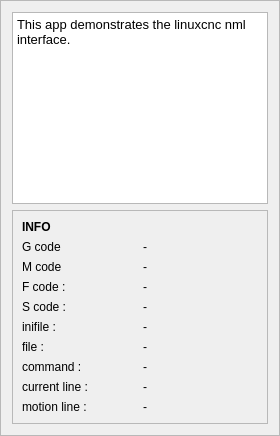
     <widget class="QFrame" name="frame_3">
      <property name="sizePolicy">
       <sizepolicy hsizetype="Preferred" vsizetype="Preferred">
        <horstretch>0</horstretch>
        <verstretch>0</verstretch>
       </sizepolicy>
      </property>
      <property name="frameShape">
       <enum>QFrame::StyledPanel</enum>
      </property>
      <property name="frameShadow">
       <enum>QFrame::Raised</enum>
      </property>
      <layout class="QGridLayout" name="gridLayout_17">
       <item row="1" column="0">
        <widget class="QFrame" name="frame_16">
         <property name="minimumSize">
          <size>
           <width>0</width>
           <height>0</height>
          </size>
         </property>
         <property name="frameShape">
          <enum>QFrame::StyledPanel</enum>
         </property>
         <property name="frameShadow">
          <enum>QFrame::Raised</enum>
         </property>
         <layout class="QGridLayout" name="gridLayout_31">
          <item row="0" column="0">
           <layout class="QGridLayout" name="gridLayout">
            <item row="5" column="1">
             <widget class="QLabel" name="label_inifile">
              <property name="text">
               <string>-</string>
              </property>
             </widget>
            </item>
            <item row="8" column="0">
             <widget class="QLabel" name="label_21">
              <property name="text">
               <string>current line :</string>
              </property>
             </widget>
            </item>
            <item row="4" column="1">
             <widget class="QLabel" name="label_active_scodes">
              <property name="text">
               <string>-</string>
              </property>
             </widget>
            </item>
            <item row="6" column="1">
             <widget class="QLabel" name="label_file">
              <property name="text">
               <string>-</string>
              </property>
             </widget>
            </item>
            <item row="1" column="0">
             <widget class="QLabel" name="label">
              <property name="text">
               <string>G code </string>
              </property>
             </widget>
            </item>
            <item row="2" column="1">
             <widget class="QLabel" name="label_active_mcodes">
              <property name="text">
               <string>-</string>
              </property>
             </widget>
            </item>
            <item row="6" column="0">
             <widget class="QLabel" name="label_24">
              <property name="text">
               <string>file :</string>
              </property>
             </widget>
            </item>
            <item row="7" column="0">
             <widget class="QLabel" name="label_25">
              <property name="text">
               <string>command :</string>
              </property>
             </widget>
            </item>
            <item row="9" column="0">
             <widget class="QLabel" name="label_22">
              <property name="text">
               <string>motion line :</string>
              </property>
             </widget>
            </item>
            <item row="1" column="1">
             <widget class="QLabel" name="label_active_gcodes">
              <property name="text">
               <string>-</string>
              </property>
             </widget>
            </item>
            <item row="2" column="0">
             <widget class="QLabel" name="label_2">
              <property name="text">
               <string>M code </string>
              </property>
             </widget>
            </item>
            <item row="7" column="1">
             <widget class="QLabel" name="label_command">
              <property name="text">
               <string>-</string>
              </property>
             </widget>
            </item>
            <item row="5" column="0">
             <widget class="QLabel" name="label_23">
              <property name="text">
               <string>inifile :</string>
              </property>
             </widget>
            </item>
            <item row="4" column="0">
             <widget class="QLabel" name="label_3">
              <property name="text">
               <string>S code :</string>
              </property>
             </widget>
            </item>
            <item row="3" column="0">
             <widget class="QLabel" name="label_4">
              <property name="text">
               <string>F code :</string>
              </property>
             </widget>
            </item>
            <item row="8" column="1">
             <widget class="QLabel" name="label_current_line">
              <property name="text">
               <string>-</string>
              </property>
             </widget>
            </item>
            <item row="3" column="1">
             <widget class="QLabel" name="label_active_fcodes">
              <property name="text">
               <string>-</string>
              </property>
             </widget>
            </item>
            <item row="9" column="1">
             <widget class="QLabel" name="label_motion_line">
              <property name="text">
               <string>-</string>
              </property>
             </widget>
            </item>
            <item row="0" column="0">
             <widget class="QLabel" name="label_32">
              <property name="font">
               <font>
                <weight>75</weight>
                <bold>true</bold>
               </font>
              </property>
              <property name="text">
               <string>INFO</string>
              </property>
             </widget>
            </item>
           </layout>
          </item>
         </layout>
        </widget>
       </item>
       <item row="0" column="0">
        <widget class="QTextBrowser" name="textBrowser">
         <property name="html">
          <string>&lt;!DOCTYPE HTML PUBLIC &quot;-//W3C//DTD HTML 4.0//EN&quot; &quot;http://www.w3.org/TR/REC-html40/strict.dtd&quot;&gt;
&lt;html&gt;&lt;head&gt;&lt;meta name=&quot;qrichtext&quot; content=&quot;1&quot; /&gt;&lt;style type=&quot;text/css&quot;&gt;
p, li { white-space: pre-wrap; }
&lt;/style&gt;&lt;/head&gt;&lt;body style=&quot; font-family:'Sans'; font-size:11pt; font-weight:400; font-style:normal;&quot;&gt;
&lt;p style=&quot; margin-top:0px; margin-bottom:0px; margin-left:0px; margin-right:0px; -qt-block-indent:0; text-indent:0px;&quot;&gt;&lt;span style=&quot; font-family:'DejaVu Sans Mono'; font-size:10pt;&quot;&gt;This app demonstrates the linuxcnc nml interface.&lt;/span&gt;&lt;/p&gt;
&lt;p style=&quot;-qt-paragraph-type:empty; margin-top:0px; margin-bottom:0px; margin-left:0px; margin-right:0px; -qt-block-indent:0; text-indent:0px; font-family:'DejaVu Sans Mono'; font-size:10pt;&quot;&gt;&lt;br /&gt;&lt;/p&gt;&lt;/body&gt;&lt;/html&gt;</string>
         </property>
        </widget>
       </item>
      </layout>
     </widget>
